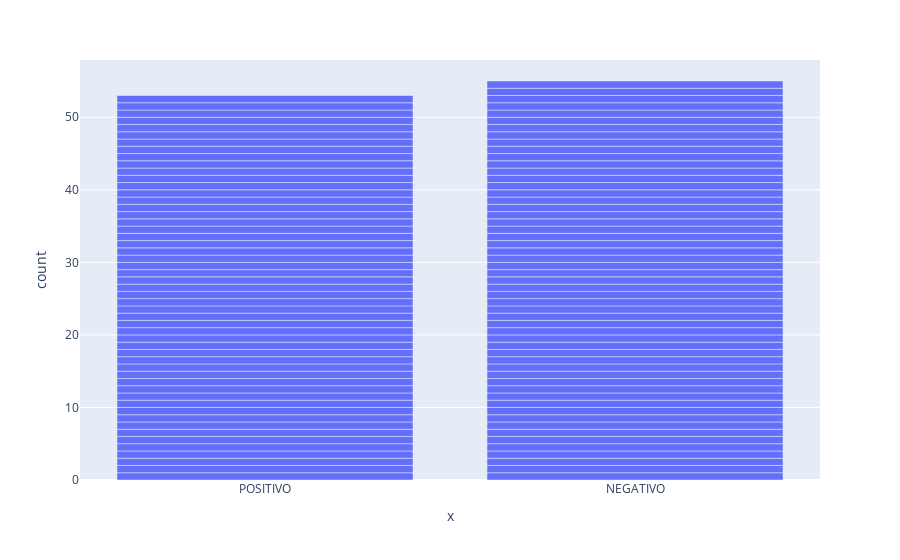

Notebook code for this chart:
### Markdown cell above
*Amostra do dataset de teste, com 15% sobre os 30% restantes do dataset rotulado não utilizado pela amostra de treino*

### Code cell
teste = pd.read_excel(dataSet, sheet_name='TESTE_15%')

fig = px.bar(teste['text'], x=teste['rotulo'])
fig.show()

### Figure 1 — Plotly figure (JSON) as saved in the notebook; plotly's stock layout.template omitted (floating-point values rounded to 4 significant figures)
{"data": [{"alignmentgroup": "True", "hovertemplate": "x=%{x}<br>count=%{y}<extra></extra>", "legendgroup": "", "marker": {"color": "#636efa", "pattern": {"shape": ""}}, "name": "", "offsetgroup": "", "orientation": "v", "showlegend": false, "textposition": "auto", "type": "bar", "x": ["POSITIVO", "POSITIVO", "POSITIVO", "POSITIVO", "POSITIVO", "POSITIVO", "POSITIVO", "POSITIVO", "POSITIVO", "POSITIVO", "POSITIVO", "POSITIVO", "POSITIVO", "POSITIVO", "POSITIVO", "POSITIVO", "POSITIVO", "POSITIVO", "POSITIVO", "POSITIVO", "POSITIVO", "POSITIVO", "POSITIVO", "POSITIVO", "POSITIVO", "POSITIVO", "POSITIVO", "POSITIVO", "POSITIVO", "POSITIVO", "POSITIVO", "POSITIVO", "POSITIVO", "POSITIVO", "POSITIVO", "POSITIVO", "POSITIVO", "POSITIVO", "POSITIVO", "POSITIVO", "POSITIVO", "POSITIVO", "POSITIVO", "POSITIVO", "POSITIVO", "POSITIVO", "POSITIVO", "POSITIVO", "POSITIVO", "POSITIVO", "POSITIVO", "POSITIVO", "POSITIVO", "NEGATIVO", "NEGATIVO", "NEGATIVO", "NEGATIVO", "NEGATIVO", "NEGATIVO", "NEGATIVO", "NEGATIVO", "NEGATIVO", "NEGATIVO", "NEGATIVO", "NEGATIVO", "NEGATIVO", "NEGATIVO", "NEGATIVO", "NEGATIVO", "NEGATIVO", "NEGATIVO", "NEGATIVO", "NEGATIVO", "NEGATIVO", "NEGATIVO", "NEGATIVO", "NEGATIVO", "NEGATIVO", "NEGATIVO", "NEGATIVO", "NEGATIVO", "NEGATIVO", "NEGATIVO", "NEGATIVO", "NEGATIVO", "NEGATIVO", "NEGATIVO", "NEGATIVO", "NEGATIVO", "NEGATIVO", "NEGATIVO", "NEGATIVO", "NEGATIVO", "NEGATIVO", "NEGATIVO", "NEGATIVO", "NEGATIVO", "NEGATIVO", "NEGATIVO", "NEGATIVO", "NEGATIVO", "NEGATIVO", "NEGATIVO", "NEGATIVO", "NEGATIVO", "NEGATIVO", "NEGATIVO", "NEGATIVO"], "xaxis": "x", "y": [1, 1, 1, 1, 1, 1, 1, 1, 1, 1, 1, 1, 1, 1, 1, 1, 1, 1, 1, 1, 1, 1, 1, 1, 1, 1, 1, 1, 1, 1, 1, 1, 1, 1, 1, 1, 1, 1, 1, 1, 1, 1, 1, 1, 1, 1, 1, 1, 1, 1, 1, 1, 1, 1, 1, 1, 1, 1, 1, 1, 1, 1, 1, 1, 1, 1, 1, 1, 1, 1, 1, 1, 1, 1, 1, 1, 1, 1, 1, 1, 1, 1, 1, 1, 1, 1, 1, 1, 1, 1, 1, 1, 1, 1, 1, 1, 1, 1, 1, 1, 1, 1, 1, 1, 1, 1, 1, 1], "yaxis": "y"}], "layout": {"barmode": "relative", "legend": {"tracegroupgap": 0}, "margin": {"t": 60}, "xaxis": {"anchor": "y", "domain": [0, 1], "title": {"text": "x"}}, "yaxis": {"anchor": "x", "domain": [0, 1], "title": {"text": "count"}}}}
